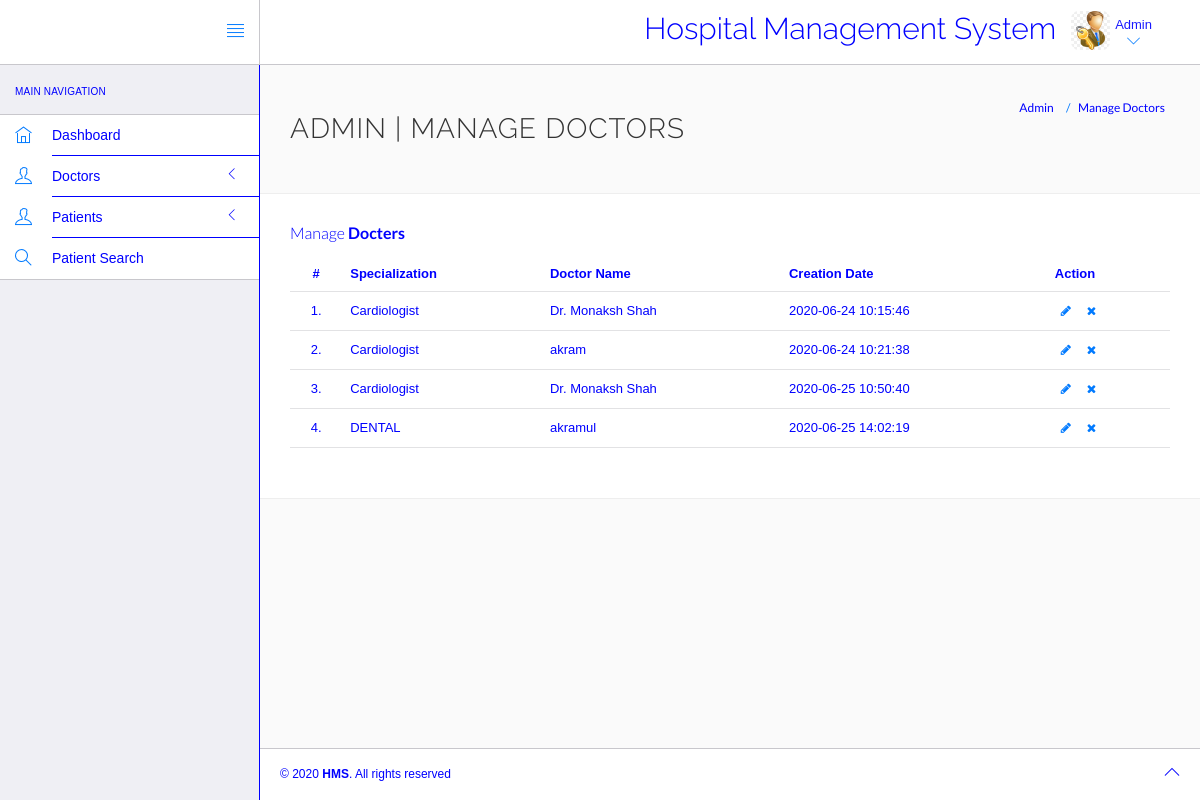
Page /login/admin/manage-doctors.php (signed in) on the earlier database version.
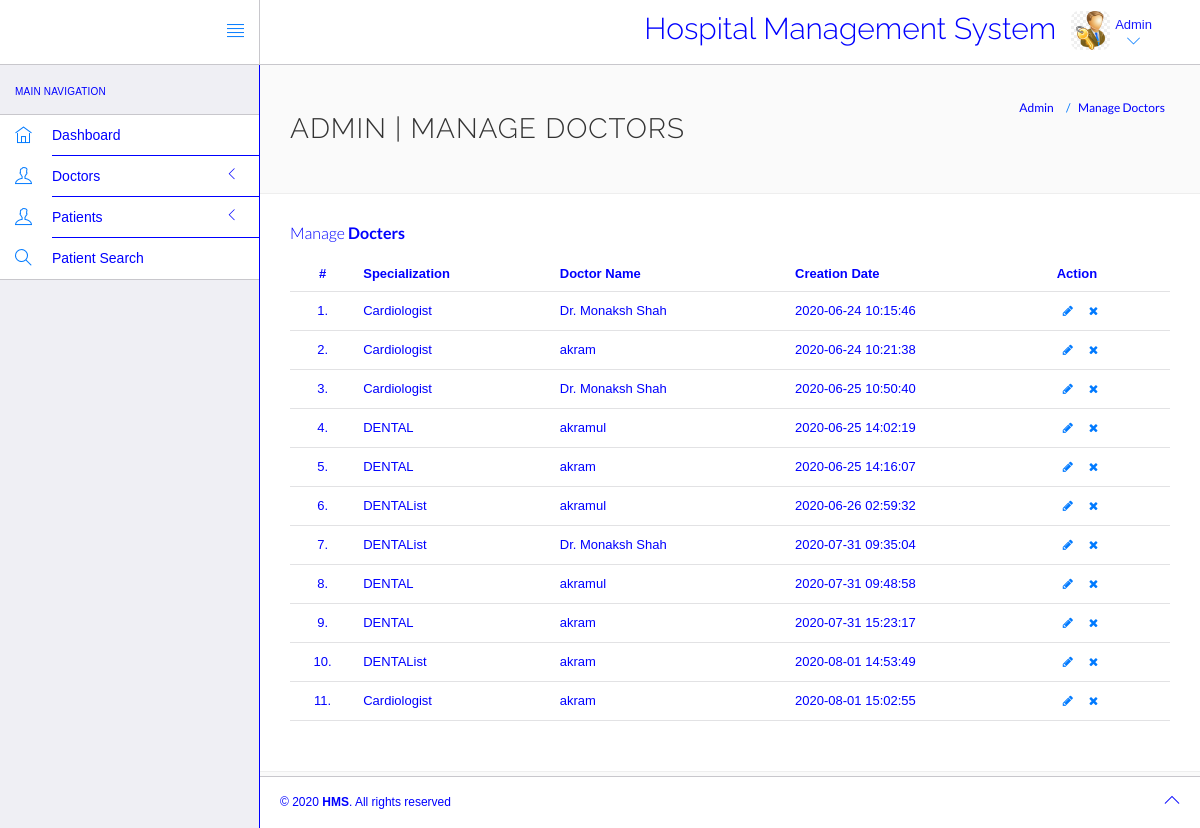
Same page on the later database version.
### tables this page shows
CREATE TABLE `doctors` (
  `id` int(10) NOT NULL,
  `specilization` varchar(20) DEFAULT NULL,
  `doctorName` varchar(25) DEFAULT NULL,
  `address` longtext DEFAULT NULL,
  `docFees` varchar(20) DEFAULT NULL,
  `contactno` bigint(11) DEFAULT NULL,
  `docEmail` varchar(30) DEFAULT NULL,
  `password` varchar(50) DEFAULT NULL,
  `creationDate` timestamp NULL DEFAULT current_timestamp(),
  `updationDate` timestamp NULL DEFAULT NULL ON UPDATE current_timestamp()
);

### login/admin/manage-doctors.php (the view, shortened to what this page needs)
<?php
include('include/config.php');
?>
<!DOCTYPE html>
<html lang="en">
	<head>
			<link rel="stylesheet" href="vendor/bootstrap/css/bootstrap.min.css">
		<link rel="stylesheet" href="vendor/fontawesome/css/font-awesome.min.css">
		<link rel="stylesheet" href="vendor/themify-icons/themify-icons.min.css">
		<link rel="stylesheet" href="assets/css/styles.css">
		<link rel="stylesheet" href="assets/css/plugins.css">
		<link rel="stylesheet" href="assets/css/themes/theme-1.css" id="skin_color" />
	</head>
	<body>
		<div id="app">
			<div class="sidebar app-aside" id="sidebar">
				<div class="sidebar-container perfect-scrollbar">
<nav>
						<div class="navbar-title">
							<span>Main Navigation</span>
						</div>
						<ul class="main-navigation-menu">
							<li>
								<a href="dashboard.php">
									<div class="item-content">
										<div class="item-media">
											<i class="ti-home"></i>
										</div>
										<div class="item-inner">
											<span class="title"> Dashboard </span>
										</div>
									</div>
								</a>
							</li>
							<li>
								<a href="javascript:void(0)">
									<div class="item-content">
										<div class="item-media">
											<i class="ti-user"></i>
										</div>
										<div class="item-inner">
											<span class="title"> Doctors </span><i class="icon-arrow"></i>
										</div>
									</div>
								</a>
								</li>
								<li><a href="javascript:void(0)">
									<div class="item-content">
										<div class="item-media">
											<i class="ti-user"></i>
										</div>
										<div class="item-inner">
											<span class="title"> Patients </span><i class="icon-arrow"></i>
										</div>
									</div>
								</a>
								</li>
								<li>
								<a href="patient-search.php">
									<div class="item-content">
										<div class="item-media">
											<i class="ti-search"></i>
										</div>
										<div class="item-inner">
											<span class="title"> Patient Search </span>
										</div>
									</div>
								</a>
							</li>
						</ul>
					</nav>
					</div>
			</div>
			<div class="app-content">
<header class="navbar navbar-default navbar-static-top">
					<div class="navbar-header">
						<a href="#" class="sidebar-toggler pull-right visible-md visible-lg" data-toggle-class="app-sidebar-closed" data-toggle-target="#app">
							<i class="ti-align-justify"></i>
						</a>
					</div>
					<div class="navbar-collapse collapse">
						<ul class="nav navbar-right">
								<li  style="padding-top:2% ">
								<h2>Hospital Management System</h2>
							</li>
							<li class="dropdown current-user">
								<a href class="dropdown-toggle" data-toggle="dropdown">
									<img src="assets/images/system-administrator-png-system-administrator-logo-system-administrator-png-260_260.jpg" >
									<span class="username">Admin<i class="ti-angle-down"></i></i></span>
								</a>
							</li>
						</ul>
					</div>
				</header>
				<div class="main-content" >
					<div class="wrap-content container" id="container">
						<section id="page-title">
							<div class="row">
								<div class="col-sm-8">
									<h1 class="mainTitle">Admin | Manage Doctors</h1>
																	</div>
								<ol class="breadcrumb">
									<li>
										<span>Admin</span>
									</li>
									<li class="active">
										<span>Manage Doctors</span>
									</li>
								</ol>
							</div>
						</section>
						<div class="container-fluid container-fullw bg-white">
									<div class="row">
								<div class="col-md-12">
									<h5 class="over-title margin-bottom-15">Manage <span class="text-bold">Docters</span></h5>
									<table class="table table-hover" id="sample-table-1">
										<thead>
											<tr>
												<th class="center">#</th>
												<th>Specialization</th>
												<th class="hidden-xs">Doctor Name</th>
												<th>Creation Date </th>
												<th>Action</th>
											</tr>
										</thead>
										<tbody>
<?php
$sql=mysqli_query($con,"select * from doctors");
$cnt=1;
while($row=mysqli_fetch_array($sql))
{
?>
											<tr>
												<td class="center"><?php echo $cnt;?>.</td>
												<td class="hidden-xs"><?php echo $row['specilization'];?></td>
												<td><?php echo $row['doctorName'];?></td>
												<td><?php echo $row['creationDate'];?>
												</td>
												<td >
												<div class="visible-md visible-lg hidden-sm hidden-xs">
							<a href="edit-doctor.php?id=<?php echo $row['id'];?>" class="btn btn-transparent btn-xs" tooltip-placement="top" tooltip="Edit"><i class="fa fa-pencil"></i></a>
	<a href="manage-doctors.php?id=<?php echo $row['id']?>&del=delete" onClick="return confirm('Are you sure you want to delete?')"class="btn btn-transparent btn-xs tooltips" tooltip-placement="top" tooltip="Remove"><i class="fa fa-times fa fa-white"></i></a>
												</div>
											</td>
											</tr>
<?php
$cnt=$cnt+1;
}?>
										</tbody>
									</table>
								</div>
							</div>
								</div>
							</div>
						</div>
					</div>
			<footer>
				<div class="footer-inner">
					<div class="pull-left">
						&copy; <span class="current-year"></span><span class="text-bold text-uppercase"> HMS</span>. <span>All rights reserved</span>
					</div>
					<div class="pull-right">
						<span class="go-top"><i class="ti-angle-up"></i></span>
					</div>
				</div>
			</footer>
			</div>
			</body>
</html>

### login/admin/assets/css/plugins.css (style rules this page uses)
.perfect-scrollbar { overflow-y: hidden !important; }

### login/admin/assets/css/themes/theme-1.css (style rules this page uses)
body { background: #FAFAFA; }
header .navbar-header { background: #ffffff !important; border-right-color: #c8c7cc !important; border-bottom-color: #c8c7cc !important; }
header .navbar-header .sidebar-toggler, header .navbar-header .sidebar-mobile-toggler { color: #007aff !important; }
header .navbar-collapse { background: #ffffff !important; border-bottom-color: #c8c7cc !important; box-shadow: none !important; }
header .navbar-collapse .navbar-right > li > a { color: blue; }
header .navbar-collapse .navbar-right > li > a i { color: #007aff !important; }
#sidebar { background: #EFEFF4 !important; }
#sidebar:before { border-right-width: "1px" !important; border-right-style: solid; border-right-color: #c8c7cc !important; }
#sidebar nav { border-right-width: "1px" !important; border-right-style: solid; border-right-color:blue !important; }
#sidebar nav .navbar-title { color:blue; }
#sidebar nav > ul { background: #ffffff !important; border-bottom-color: #c8c7cc !important; border-top-color: #c8c7cc !important; }
#sidebar nav > ul > li > a .item-media > i { color: #007aff !important; }
#sidebar nav > ul > li > a .item-inner { color:blue!important; border-bottom-color:blue; }
#app > footer { background: #ffffff !important; border-top-color: #c8c7cc !important; color: blue; }

Differences in the rows shown:
added doctors: specilization "DENTAL", doctorName "akram", creationDate "2020-06-25 14:16:07"
added doctors: specilization "DENTAList", doctorName "akramul", creationDate "2020-06-26 02:59:32"
added doctors: specilization "DENTAList", doctorName "Dr. Monaksh Shah", creationDate "2020-07-31 09:35:04"
added doctors: specilization "DENTAL", doctorName "akramul", creationDate "2020-07-31 09:48:58"
added doctors: specilization "DENTAL", doctorName "akram", creationDate "2020-07-31 15:23:17"
added doctors: specilization "DENTAList", doctorName "akram", creationDate "2020-08-01 14:53:49"
added doctors: specilization "Cardiologist", doctorName "akram", creationDate "2020-08-01 15:02:55"
